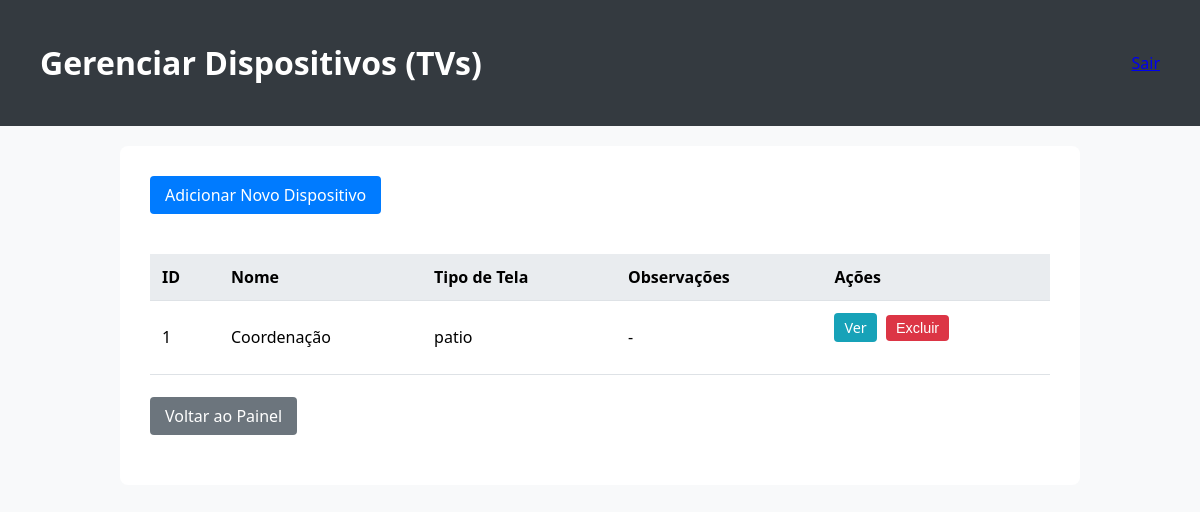
The app's page /admin/devices (signed in), older data.
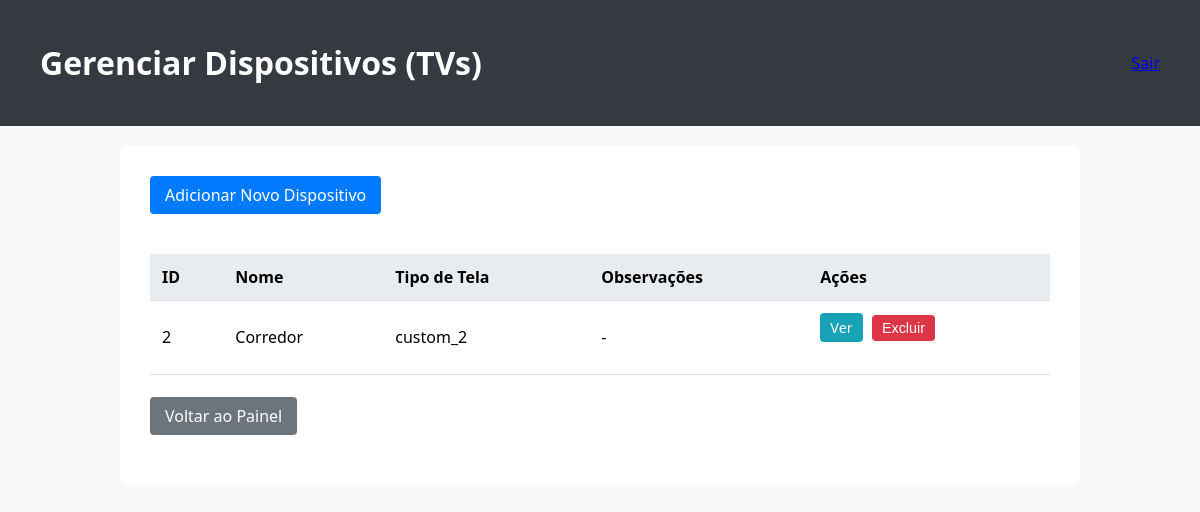
The same page, newer data.
### tables this page shows
CREATE TABLE devices (id INTEGER PRIMARY KEY AUTOINCREMENT, name TEXT NOT NULL UNIQUE, screen_type TEXT NOT NULL, location_notes TEXT);

### app.py (the view)
@app.route('/admin/devices', methods=['GET'])
def admin_list_devices():
    if not session.get('admin_logged_in'): return redirect(url_for('admin_login'))
    db = get_db()
    cursor = db.execute("SELECT id, name, screen_type, location_notes FROM devices ORDER BY name")
    devices = [dict(row) for row in cursor.fetchall()]
    return render_template('admin_lista_dispositivo.html', devices=devices)

### app.py (called while the page is built)
def get_db():
    db = getattr(g, '_database', None)
    if db is None:
        db = g._database = sqlite3.connect(DATABASE)
        db.row_factory = sqlite3.Row
    return db

@app.teardown_appcontext
def close_connection(exception):
    db = getattr(g, '_database', None)
    if db is not None:
        db.close()

### templates/admin_lista_dispositivo.html (shortened to what this page needs)
<!DOCTYPE html>
<html lang="pt-BR">
<head>
</head>
<body>
    <div class="header"><h1>Gerenciar Dispositivos (TVs)</h1><a href="{{ url_for('admin_logout') }}">Sair</a></div>
    <div class="container">
        <a href="{{ url_for('admin_add_device') }}" class="btn btn-add">Adicionar Novo Dispositivo</a>
        <table>
            <thead>
                <tr><th>ID</th><th>Nome</th><th>Tipo de Tela</th><th>Observações</th><th>Ações</th></tr>
            </thead>
            <tbody>
                {% for device in devices %}
                <tr>
                    <td>{{ device.id }}</td>
                    <td>{{ device.name }}</td>
                    <td>{{ device.screen_type }}</td>
                    <td>{{ device.location_notes if device.location_notes else '-' }}</td>
                    <td>
                        <a href="{{ url_for('display_screen', screen_type=device.screen_type) }}" target="_blank" class="btn btn-view">Ver</a>
                        <form method="POST" action="{{ url_for('admin_delete_device', device_id=device.id) }}" style="display:inline;" onsubmit="return confirm('Tem certeza?');">
                            <button type="submit" class="btn btn-delete">Excluir</button>
                        </form>
                    </td>
                </tr>
                {% else %}
                <tr><td colspan="5">Nenhum dispositivo cadastrado.</td></tr>
                {% endfor %}
            </tbody>
        </table>
        <br>
        <a href="{{ url_for('admin_dashboard') }}" class="btn btn-back">Voltar ao Painel</a>
    </div>
</body>
</html>

### templates/admin_lista_dispositivo.html (style rules this page uses)
body { font-family: 'Segoe UI', Tahoma, Geneva, Verdana, sans-serif; margin: 0; background-color: #f8f9fa; }
.header { background-color: #343a40; color: white; padding: 20px 40px; display: flex; justify-content: space-between; align-items: center; }
.container { padding: 30px; max-width: 900px; margin: 20px auto; background-color: #fff; border-radius: 8px; }
.btn { padding: 8px 15px; color: white; border: none; border-radius: 4px; cursor: pointer; text-decoration: none; display: inline-block; margin-bottom:20px; }
.btn-add { background-color: #007bff; }
.btn-delete { background-color: #dc3545; font-size: 0.9em; padding: 5px 10px; }
.btn-view { background-color: #17a2b8; font-size: 0.9em; padding: 5px 10px; margin-right: 5px; }
.btn-back { background-color: #6c757d; }
table { width: 100%; border-collapse: collapse; margin-top: 20px; }
th, td { text-align: left; padding: 12px; border-bottom: 1px solid #dee2e6; vertical-align: middle; }
th { background-color: #e9ecef; }

Row changes from the older to the newer data that the page shows:
removed devices: id "1", name "Coordenação", screen_type "patio", location_notes "-"
added devices: id "2", name "Corredor", screen_type "custom_2", location_notes "-"
